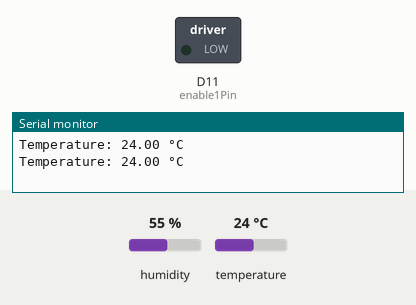
This sketch was run on a simulated Arduino Due. Shown: switched loads named in the sketch (green lamp = pin HIGH), the last lines printed to the serial monitor. The test bench sets the inputs (shaded band); at power-on: temperature 24 °C, humidity 55 %.

Above: at 2.8 s.
2.9 s: temperature set to 26 °C
At 4.8 s:
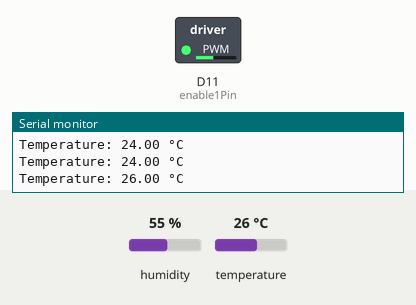
5.6 s: temperature set to 28 °C
At 7.2 s:
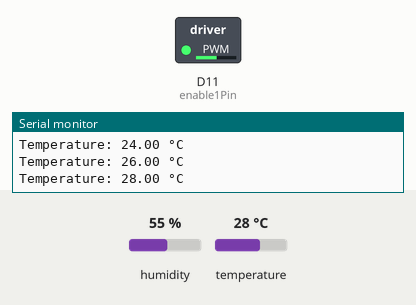
8.3 s: temperature set to 41 °C
At 10.7 s:
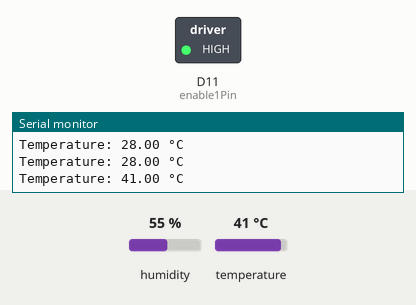
Timing chart, 0 to 12.2 s (numbered marks = the images above; inputs shaded):
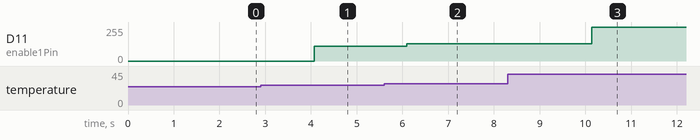

Measured:
- the behaviour switches between 24 and 25 °C on temperature (found by bisection; images 0 and 1)
- after the input at 2.9 s, D11 (enable1Pin): 0/255 → 110/255 after 1.2 s
- after the input at 5.6 s, D11 (enable1Pin): 110/255 → 131/255 after 0.49 s
- after the input at 8.3 s, D11 (enable1Pin): 131/255 → 255/255 after 1.8 s

The sketch:

Arancino_Fan_Control.ino
```cpp
/*

Temperature-Based DC Fan Speed Control (DHT11 + L293D)

*/

#include <DHT.h>

#define Serial SerialUSB   // For debug purpose

// Define the DHT11 sensor
#define DHTPIN 38          // DHT11 data pin connected to GPIO D38
#define DHTTYPE DHT11      // Define sensor type
DHT dht(DHTPIN, DHTTYPE);  // Create DHT object

// Define motor control pins (connected to L293D inputs)
const int enable1Pin = 11;  // Define Arancino PWM Output to L293D enable 1 pin

void setup() {
  Serial.begin(9600);       // Start serial communication for debugging
  dht.begin();              // Initialize the DHT sensor
}

void loop() {
  // Read temperature from the DHT11 sensor
  float temperature = dht.readTemperature(); // Returns temperature in Celsius

  // Check if reading is valid
  if (isnan(temperature)) {
    Serial.println("Failed to read temperature from DHT11");
    delay(2000);
    return; // Skip this loop iteration if reading failed
  }

  // Print temperature to Serial Monitor
  Serial.print("Temperature: ");
  Serial.print(temperature);
  Serial.println(" °C");

  // Define threshold values for temperature-based control
  const float Tmin = 25.0;   // Minimum temperature before the fan starts
  const float Tmax = 40.0;   // Maximum temperature for full fan speed

  int pwmValue;              // PWM value to control motor speed (0–255)

  // Map temperature to PWM output
  if (temperature < Tmin) {
    pwmValue = 0;  // Fan off
  } else if (temperature > Tmax) {
    pwmValue = 255; // Fan at full speed
  } else {
    // Scale temperature between Tmin and Tmax to a PWM range
    // Starting from 100 avoids weak PWM signals that can cause stuttering
    pwmValue = map(temperature, Tmin, Tmax, 100, 255);
  }

  // Apply PWM signal to control fan speed
  analogWrite(enable1Pin, pwmValue);

  delay(2000); // Wait 2 seconds before next reading
}
```
